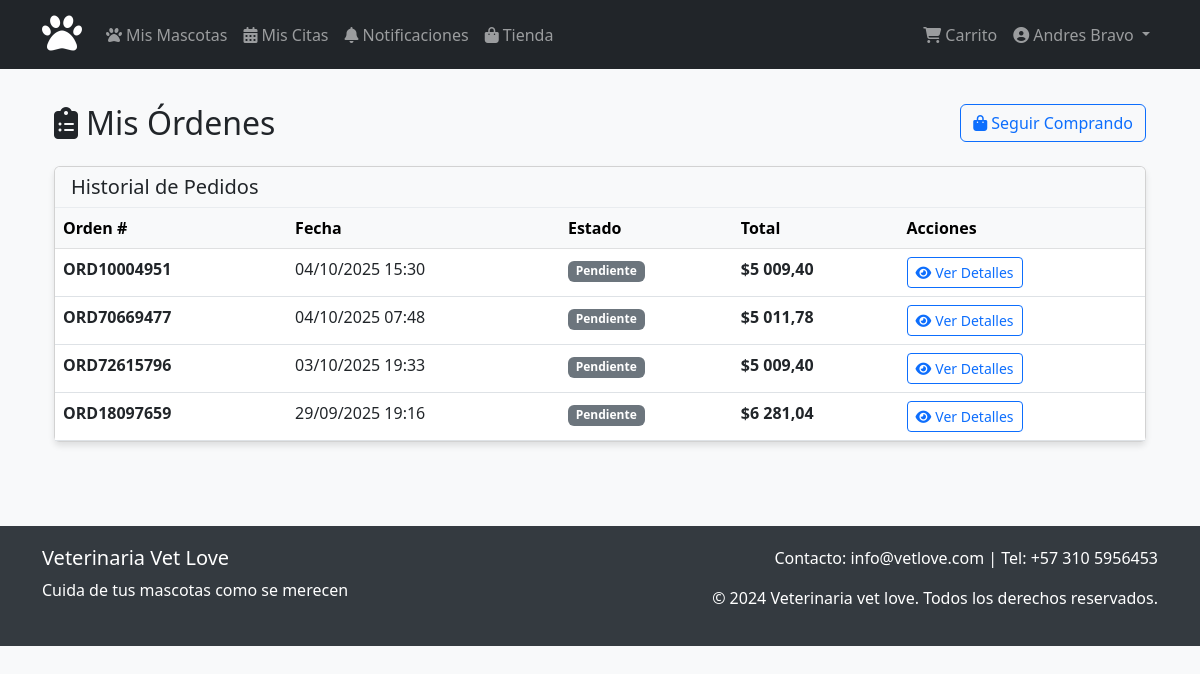
The page /tienda/mis-ordenes/ (signed in) on the database its author committed.
### tienda/models.py (models this page shows, shortened)
class Orden(models.Model):
    ESTADO_ORDEN = [
        ('pendiente', 'Pendiente'),
        ('confirmada', 'Confirmada'),
        ('en_proceso', 'En Proceso'),
        ('enviada', 'Enviada'),
        ('entregada', 'Entregada'),
        ('cancelada', 'Cancelada'),
    ]
    usuario = models.ForeignKey(User, on_delete=models.CASCADE, related_name='ordenes')
    numero_orden = models.CharField(max_length=20, unique=True)
    estado = models.CharField(max_length=20, choices=ESTADO_ORDEN, default='pendiente')
    subtotal = models.DecimalField(max_digits=10, decimal_places=2)
    impuesto = models.DecimalField(max_digits=10, decimal_places=2, default=0)
    total = models.DecimalField(max_digits=10, decimal_places=2)
    direccion_envio = models.TextField()
    notas = models.TextField(blank=True)
    fecha_creacion = models.DateTimeField(auto_now_add=True)
    fecha_actualizacion = models.DateTimeField(auto_now=True)
    class Meta:
        verbose_name = 'Orden'
        verbose_name_plural = 'Órdenes'
        ordering = ['-fecha_creacion']

### clientes/decorators.py (the view)
        def _wrapped_view(request, *args, **kwargs):
            if not request.user.is_authenticated:
                messages.warning(request, 'Debes iniciar sesión para acceder a esta página.')
                return redirect('login')
            return view_func(request, *args, **kwargs)

### tienda/views.py (called while the page is built)
def mis_ordenes(request):
    ordenes = Orden.objects.filter(usuario=request.user).order_by('-fecha_creacion')
    context = {
        'ordenes': ordenes,
    }
    return render(request, 'tienda/mis_ordenes.html', context)

### tienda/templates/tienda/mis_ordenes.html (shortened to what this page needs)
{% extends 'base.html' %}
{% block content %}
<div class="container py-4">
    <div class="d-flex justify-content-between align-items-center mb-4">
        <h1 class="h2 mb-0">
            <i class="fas fa-clipboard-list me-2"></i>Mis Órdenes
        </h1>
        <a href="{% url 'tienda:lista_productos' %}" class="btn btn-outline-primary">
            <i class="fas fa-shopping-bag me-1"></i>Seguir Comprando
        </a>
    </div>
    {% if ordenes %}
    <div class="card">
        <div class="card-header bg-light">
            <h5 class="mb-0">Historial de Pedidos</h5>
        </div>
        <div class="card-body p-0">
            <div class="table-responsive">
                <table class="table table-hover mb-0">
                    <thead class="table-light">
                        <tr>
                            <th>Orden #</th>
                            <th>Fecha</th>
                            <th>Estado</th>
                            <th>Total</th>
                            <th>Acciones</th>
                        </tr>
                    </thead>
                    <tbody>
                        {% for orden in ordenes %}
                        <tr>
                            <td>
                                <strong>{{ orden.numero_orden }}</strong>
                            </td>
                            <td>{{ orden.fecha_creacion|date:"d/m/Y H:i" }}</td>
                            <td>
                                <span class="badge
                                    {% if orden.estado == 'entregada' %}bg-success
                                    {% elif orden.estado == 'enviada' %}bg-info
                                    {% elif orden.estado == 'en_proceso' %}bg-warning
                                    {% elif orden.estado == 'pendiente' %}bg-secondary
                                    {% else %}bg-danger{% endif %}">
                                    {{ orden.get_estado_display }}
                                </span>
                            </td>
                            <td>
                                <strong>${{ orden.total }}</strong>
                            </td>
                            <td>
                                <a href="{% url 'tienda:detalle_orden' orden.numero_orden %}" class="btn btn-sm btn-outline-primary">
                                    <i class="fas fa-eye me-1"></i>Ver Detalles
                                </a>
                            </td>
                        </tr>
                        {% endfor %}
                    </tbody>
                </table>
            </div>
        </div>
    </div>
    {% endif %}
</div>
{% endblock %}

### templates/base.html (shortened to what this page needs)
{% load static %}
<!DOCTYPE html>
<html lang="es">
<head>
    <link href="https://cdn.jsdelivr.net/npm/bootstrap@5.3.0/dist/css/bootstrap.min.css" rel="stylesheet">
    <link rel="stylesheet" href="https://cdnjs.cloudflare.com/ajax/libs/font-awesome/6.4.0/css/all.min.css">
    <link rel="stylesheet" href="{% static 'css/base.css' %}">
</head>
<body>
    <nav class="navbar navbar-expand-lg navbar-dark {% if user.is_staff %}admin-nav{% else %}bg-dark{% endif %} fixed-top">
        <div class="container">
           <a class="navbar-brand" href="{% url 'home' %}">
                <i class="fas fa-paw fa-2x"></i>
           </a>
            <div class="collapse navbar-collapse" id="navbarNav">
                <ul class="navbar-nav me-auto">
                    {% if user.is_staff %}
                    <li class="nav-item">
                        <a class="nav-link" href="{% url 'admin:clientes_cliente_changelist' %}">
                            <i class="fas fa-users me-1"></i>Clientes
                        </a>
                    </li>
                    <li class="nav-item">
                        <a class="nav-link" href="{% url 'admin:mascotas_mascota_changelist' %}">
                            <i class="fas fa-paw me-1"></i>Mascotas
                        </a>
                    </li>
                    <li class="nav-item">
                        <a class="nav-link" href="{% url 'admin:citas_cita_changelist' %}">
                            <i class="fas fa-calendar-alt me-1"></i>Citas
                        </a>
                    </li>
                    <li class="nav-item">
                        <a class="nav-link" href="{% url 'admin:tienda_producto_changelist' %}">
                            <i class="fas fa-shopping-bag me-1"></i>Tienda
                        </a>
                    </li>
                    {% else %}
                    <li class="nav-item">
                        <a class="nav-link" href="{% url 'mascotas:lista_mascotas' %}">
                            <i class="fas fa-paw me-1"></i>Mis Mascotas
                        </a>
                    </li>
                    <li class="nav-item">
                        <a class="nav-link" href="{% url 'citas:mis_citas' %}">
                            <i class="fas fa-calendar-alt me-1"></i>Mis Citas
                        </a>
                    </li>
                    <li class="nav-item">
                        <a class="nav-link position-relative" href="{% url 'notificaciones:lista' %}">
                            <i class="fas fa-bell me-1"></i>Notificaciones
                        </a>
                    </li>
                    <li class="nav-item">
                        <a class="nav-link" href="{% url 'tienda:lista_productos' %}">
                            <i class="fas fa-shopping-bag me-1"></i>Tienda
                        </a>
                    </li>
                    {% endif %}
                </ul>
                <ul class="navbar-nav">
                    {% if user.is_authenticated %}
                    {% if not user.is_staff %}
                    <li class="nav-item">
                        <a class="nav-link position-relative" href="{% url 'tienda:ver_carrito' %}">
                            <i class="fas fa-shopping-cart me-1"></i>Carrito
                        </a>
                    </li>
                    {% endif %}
                    <li class="nav-item dropdown">
                        <a class="nav-link dropdown-toggle" href="#" id="navbarDropdown" role="button" data-bs-toggle="dropdown">
                            <i class="fas fa-user-circle me-1"></i>{{ user.get_full_name|default:user.username }}
                        </a>
                    </li>
                    {% else %}
                    <li class="nav-item">
                        <a class="nav-link" href="{% url 'login' %}">
                            <i class="fas fa-sign-in-alt me-1"></i>Iniciar Sesión
                        </a>
                    </li>
                    {% endif %}
                </ul>
            </div>
        </div>
    </nav>
    <main class="container mt-4">
        {% block content %}
        {% endblock %}
    </main>
    <footer class="footer">
        <div class="container">
            <div class="row">
                <div class="col-md-6">
                    <h5>Veterinaria Vet Love</h5>
                    <p>Cuida de tus mascotas como se merecen</p>
                </div>
                <div class="col-md-6 text-md-end">
                    <p>Contacto: info@vetlove.com | Tel: +57 310 5956453</p>
                    <p>&copy; 2024 Veterinaria vet love. Todos los derechos reservados.</p>
                </div>
            </div>
        </div>
    </footer>
</body>
</html>

### static/css/base.css (style rules this page uses)
body { background-color: #f8f9fa; padding-top: 56px; }
.navbar-brand { font-weight: bold; }
.footer { background-color: #343a40; color: white; padding: 20px 0; margin-top: 40px; }
.card { box-shadow: 0 4px 6px rgba(0, 0, 0, 0.1); margin-bottom: 20px; }
.card-header { background-color: #f8f9fa; border-bottom: 1px solid #e9ecef; }

### rows shown on the page
Orden: numero_orden "ORD10004951", fecha_creacion "04/10/2025 15:30", estado "Pendiente", total "5 009,40"
Orden: numero_orden "ORD70669477", fecha_creacion "04/10/2025 07:48", estado "Pendiente", total "5 011,78"
Orden: numero_orden "ORD72615796", fecha_creacion "03/10/2025 19:33", estado "Pendiente", total "5 009,40"
Orden: numero_orden "ORD18097659", fecha_creacion "29/09/2025 19:16", estado "Pendiente", total "6 281,04"

### other values the page prints
{{ user.get_full_name|default:user.username }} "Andres Bravo"
